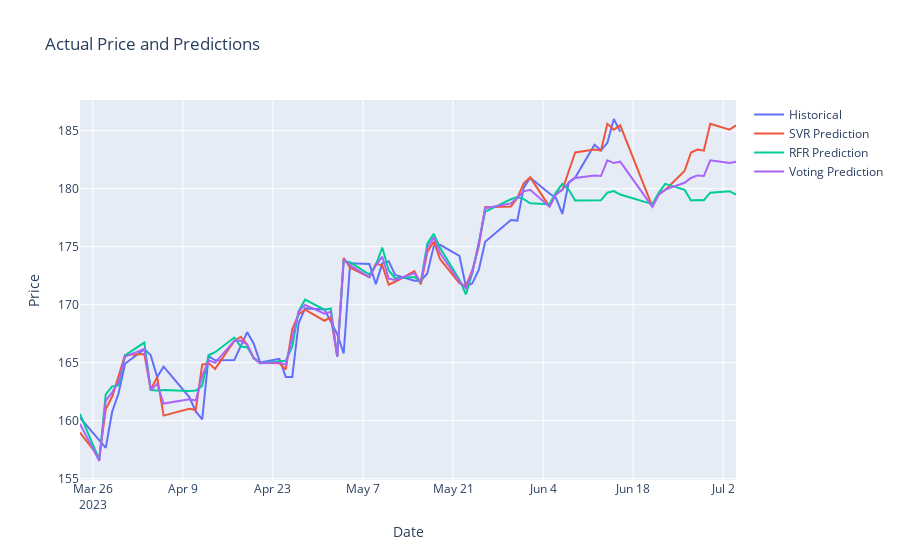

Here is the notebook cell this chart was saved with:
### Code cell
import plotly.graph_objects as go

# Create traces
trace_actual = go.Scatter(
    x=df_combined2.index,
    y=df_combined2['Close'],
    mode='lines',
    name='Historical'
)

trace_svr = go.Scatter(
    x=df_combined2.index,
    y=df_combined2['SVR Prediction'],
    mode='lines',
    name='SVR Prediction'
)

trace_rfr = go.Scatter(
    x=df_combined2.index,
    y=df_combined2['RFR Prediction'],
    mode='lines',
    name='RFR Prediction'
)

trace_voting = go.Scatter(
    x=df_combined2.index,
    y=df_combined2['Voting Prediction'],
    mode='lines',
    name='Voting Prediction'
)

data = [trace_actual, trace_svr, trace_rfr, trace_voting]

# Create layout
layout = go.Layout(
    title='Actual Price and Predictions',
    xaxis=dict(title='Date'),
    yaxis=dict(title='Price'),
    showlegend=True
)

# Create figure
fig = go.Figure(data=data, layout=layout)

# Show the figure
fig.show()
